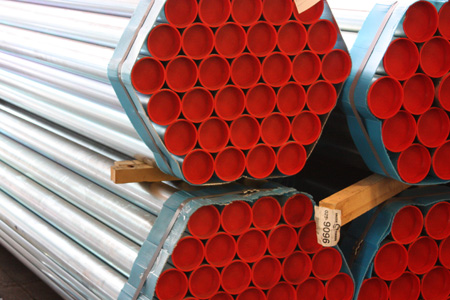
#> input picture samples/img.jpeg, 450 x 300 px
$ python test.py
#> lines starting #> are read from the running program, lines starting #| are printed output that depends on the picture
import cv2
import numpy as np
from matplotlib import pyplot as plt
from skimage.filters import threshold_yen, threshold_otsu, threshold_li, try_all_threshold

image = cv2.imread("samples/img.jpeg", 0)
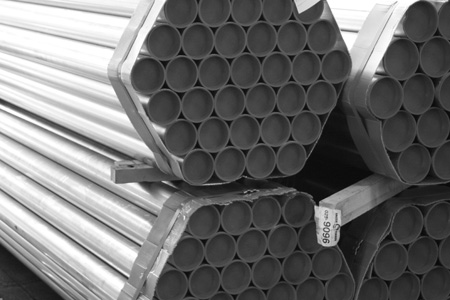
#> image: shape (300, 450); min 7, max 255, mean 111.3

from skimage.filters import try_all_threshold

fig, ax = try_all_threshold(image, figsize=(10, 8), verbose=False)
plt.show()
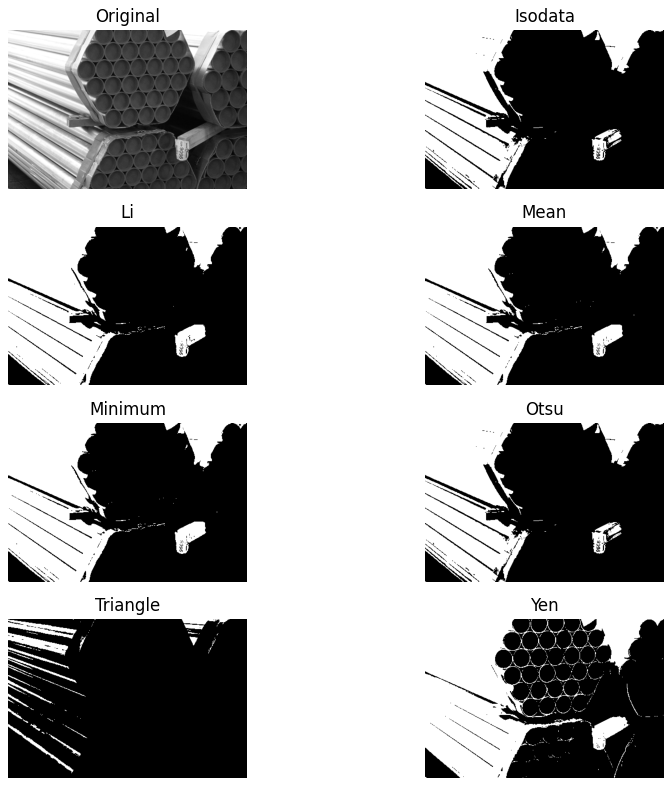
#> figure drawn by matplotlib, 8 panels


# [34 lines of commented-out code are left out]

$ run again, with samples/ong1.jpg copied over samples/img.jpeg
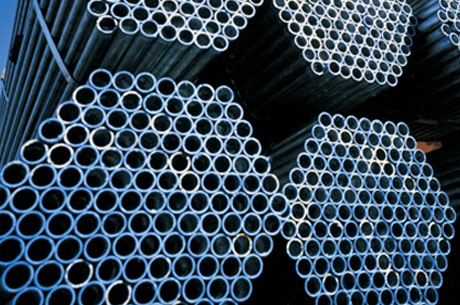
#> input picture samples/ong1.jpg, 460 x 305 px
#> `image = cv2.imread("samples/img.jpeg", 0)`:
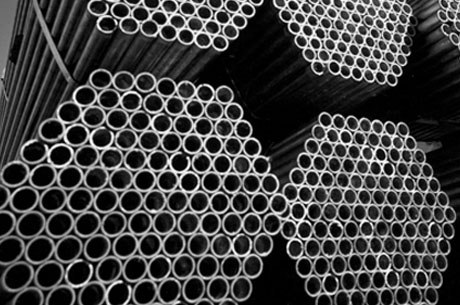
#> image: shape (305, 460); min 0, max 255, mean 64.8
